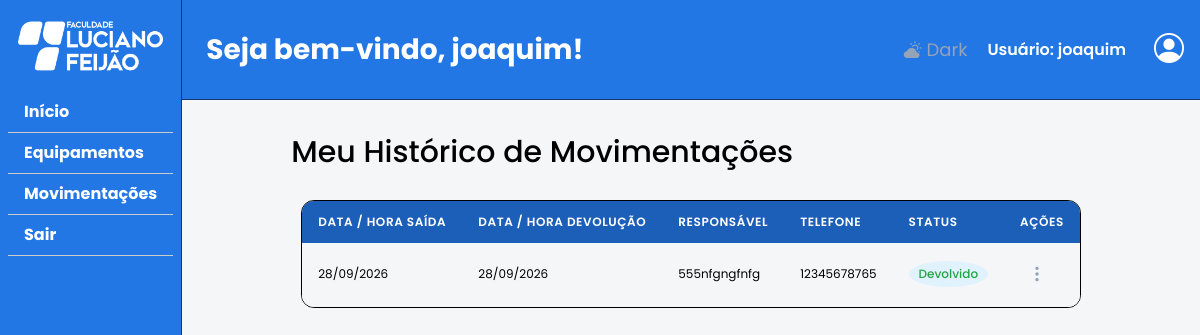
/user_historico (signed in), run on the app's committed database.
### tables this page shows
CREATE TABLE "emprestimos" (
	"id_emprestimo"	INTEGER,
	"responsavel"	TEXT NOT NULL,
	"data_saida"	TEXT NOT NULL,
	"data_devolucao"	TEXT,
	"id_periferico"	INTEGER NOT NULL,
	"tel_responsavel"	TEXT NOT NULL,
	"id_usuario"	INTEGER NOT NULL,
	"observacao"	TEXT,
	"devolvido"	INTEGER DEFAULT 0 CHECK("devolvido" IN (0, 1)),
	PRIMARY KEY("id_emprestimo" AUTOINCREMENT),
	FOREIGN KEY("id_periferico") REFERENCES "perifericos"("id_periferico"),
	FOREIGN KEY("id_usuario") REFERENCES "usuario"("id_usuario")
);

### routes/user_historico.py (the view)
@user_historico.route('/user_historico', methods = ['GET','POST'])
def historico():
    if not session.get("usuario_email"):
        return redirect('/login')
    if request.method == 'GET':
        conexao = conectar_banco()
        cursor = conexao.cursor()
        id_usuario = session.get("usuario_id")
        cursor.execute("SELECT * FROM emprestimos WHERE id_usuario = ?", (id_usuario,))
        emprestimos = cursor.fetchall()
        conexao.close()
        return render_template("historico.html", emprestimos = emprestimos)

### banco.py (called while the page is built)
def conectar_banco():
    conexao = sqlite3.connect(CAMINHO_BANCO)
    return conexao

### templates/historico.html (shortened to what this page needs)
{% extends "base_app.html" %}
{% from "_macros.html" import badge_movimentacao %}
{% block conteudo %}
<section class="main-content">
    <h2>Meu Histórico de Movimentações</h2>
    <div class="tabela-container">
        <table>
            <thead>
                <tr>
                    <th>Data / Hora Saída</th>
                    <th>Data / Hora Devolução</th>
                    <th>Responsável</th>
                    <th>Telefone</th>
                    <th>Status</th>
                    <th>Ações</th>
                </tr>
            </thead>
            <tbody>
                {% for emprestimo in emprestimos %}
                    <tr data-responsavel="{{ emprestimo[1] }}" data-saida="{{ emprestimo[2] }}"
                        data-devolucao="{{ emprestimo[3] if emprestimo[3] else 'Ainda não devolvido' }}"
                        data-tel="{{ emprestimo[5] if emprestimo[5] else 'Não informado' }}"
                        data-obs="{{ emprestimo[7] if emprestimo[7] else 'Sem observações' }}"
                        data-situacao="{{ 'Devolvido' if emprestimo[8] == 1 else 'Pendente' }}">
                        <td>{{ emprestimo[2] }}</td>
                        <td>{{ emprestimo[3] if emprestimo[3] else '-' }}</td>
                        <td>{{ emprestimo[1] }}</td>
                        <td>{{ emprestimo[5] if emprestimo[5] else '-' }}</td>
                        <td>{{ badge_movimentacao(emprestimo[8]) }}</td>
                        <td>
                            <div class="dropdown">
                                <button type="button" class="btn-acoes" data-bs-toggle="dropdown" data-bs-strategy="fixed" aria-expanded="false" aria-label="Ações do registro"><i class="bi bi-three-dots-vertical"></i></button>
                            </div>
                        </td>
                    </tr>
                {% else %}
                    <tr>
                        <td colspan="6" class="text-center p-4">Nenhum histórico de empréstimo encontrado para este usuário.</td>
                    </tr>
                {% endfor %}
            </tbody>
        </table>
    </div>
</section>
{% endblock %}

### templates/base_app.html (shortened to what this page needs)
<!DOCTYPE html>
<html lang="pt-br">
<head>
    <link href="https://cdn.jsdelivr.net/npm/bootstrap@5.3.8/dist/css/bootstrap.min.css" rel="stylesheet">
    <link rel="stylesheet" href="https://cdn.jsdelivr.net/npm/bootstrap-icons@1.11.3/font/bootstrap-icons.min.css">
    <link rel="stylesheet" href="{{ url_for('static', filename='css/variables.css') }}">
    <link rel="stylesheet" href="{{ url_for('static', filename='css/base.css') }}">
    <link rel="stylesheet" href="{{ url_for('static', filename='css/app.css') }}">
    <link rel="stylesheet" href="{{ url_for('static', filename='css/animacoes.css') }}">
</head>
<body class="pagina-app pagina-white w-100">
    <div class="d-flex app-layout">
        <nav class="p-2 sidebar" aria-label="Menu principal">
            <ul class="nav flex-column">
                <li class="nav-item mb-3 d-flex justify-content-center">
                    <a href="{{ url_for('dashboard.dashboard') }}"><img class="mt-2 logo-sidebar" src="{{ url_for('static', filename='img/Marca-FLF-2022-Todo-Branco.png') }}" alt="Faculdade Luciano Feijão - ir para o Início"></a>
                </li>
                <li class="nav-item sidebar-li">
                    <a class="nav-link text-white" href="{{ url_for('dashboard.dashboard') }}">Início</a>
                </li>
                <li class="nav-item sidebar-li">
                    <a class="nav-link text-white" href="{{ url_for('equipamentos.equipamentos') }}">Equipamentos</a>
                </li>
                <li class="nav-item sidebar-li">
                    <a class="nav-link text-white" href="{{ url_for('verifica_emprestimos.verificar_emprestimos') }}">Movimentações</a>
                </li>
                <li class="nav-item sidebar-li">
                    <form action="{{ url_for('logout.logout') }}" method="POST" class="form-sair"
                          data-confirmar="Deseja realmente sair da sua conta?" data-confirmar-titulo="Sair da conta" data-confirmar-botao="Sair">
                        <button type="submit" class="nav-link text-white btn-nav">Sair</button>
                    </form>
                </li>
            </ul>
        </nav>
        <div class="w-100 app-content">
            <header>
                <h3 class="fw-bold p-4 text-white">Seja bem-vindo, {{ session.get('usuario_name') }}!</h3>
                <div class="part-header">
                    <button class="btn-acoes" id="btn-mudar-tema" aria-label="Mudar tema do site">
                    </button>
                    <p class="text-white">Usuário: {{ session.get('usuario_name') }}</p>
                    <div class="dropdown">
                        <button type="button" class="icon-btn p-3" data-bs-toggle="dropdown" aria-expanded="false" aria-label="Menu do usuário">
                            <i class="bi bi-person-circle" aria-hidden="true"></i>
                        </button>
                    </div>
                </div>
            </header>
            <main class="d-flex justify-content-center gap-4 p-4">
                {% block conteudo %}{% endblock %}
            </main>
        </div>
    </div>
    {% include "_feedback.html" %}
</body>
</html>

### templates/_macros.html (shortened to what this page needs)
{% macro badge_movimentacao(devolvido) -%}
{%- if devolvido == 1 -%}<span class="badge-status status-disponivel">Devolvido</span>{%- else -%}<span class="badge-status status-emuso">Pendente</span>{%- endif -%}
{%- endmacro %}

### templates/_feedback.html (shortened to what this page needs)
<div class="toast-container position-fixed top-0 end-0 p-3" id="toast-area" style="z-index: 1100;">
</div>

### static/css/variables.css (style rules this page uses)
:root { --cor-primaria: #2277E5; --cor-primaria-escura: #1C5FB8; --cor-escura: #10386B; --white-color: #FFFFFF; --black-color: #000000; --gap: 2.5rem; --gap-min: 1rem; --container-max: 120rem; --radius: 0.8rem; --shadow: 0 4px 24px rgba(0, 0, 0, 0.20); --shadow-md: 0 8px 32px rgba(0, 0, 0, 0.24); --cor-erro: #dc3545; }

### static/css/base.css (style rules this page uses)
body { font-family: "Poppins", sans-serif; color: var(--black-color); background-size: cover; }

### static/css/app.css (style rules this page uses)
html { overflow-x: hidden; }
body.pagina-app { display: flex; flex-direction: column; width: 100%; max-width: 100%; overflow-x: clip; }
.btn-acoes i, .btn-acoes { transition: color 0.5s ease, background-color 0.5s ease, opacity 0.2s ease; }
html.pagina-white { color: var(--black-color); background-color: #f4f6f8; --nav-color: var(--black-color); --cor-navegacao: var(--cor-primaria); --theme-border-alt: #767676; --ballon-red: #960000;; --ballon-green: #24a344; --ballon-yellow: goldenrod; --ballon-blue: #033b77; }
html.pagina-white body { --theme-background: #f4f6f8; --theme-border: #19191a; background-color: #f4f6f8; color: var(--black-color); }
input, select,.form-control, .form-select, .form-check-input, .seletor-icones__previa, td { background-color: var(--theme-background); color: var(--nav-color); }
.pagina-app p { font-size: 16px; font-weight: 600; margin-bottom: 0; }
.app-layout { min-height: 100vh; min-height: 100dvh; }
.sidebar { flex: 0 0 auto; align-self: flex-start; position: sticky; top: 0; height: 100vh; height: 100dvh; overflow-y: auto; background-color: var(--cor-navegacao); border-right: 1px solid var(--cor-escura); color: #fff; }
.sidebar .logo-sidebar { height: 60px; }
.sidebar a, .sidebar .btn-nav { display: block; font-weight: bold; transition: 0.2s; }
.sidebar-li { border-bottom: 1px solid #ccc; }
.sidebar .form-sair { margin: 0; }
.sidebar .btn-nav { width: 100%; text-align: left; border-radius: 0; background: transparent; border: 0; margin: 0; }
.app-content, .main-content { min-width: 0; }
.main-content { max-width: var(--container-max); margin: auto; }
.main-content > h2 { font-size: 30px; padding: 10px; }
.app-content > header { background-color: var(--cor-navegacao); color: var(--black-color); min-height: 100px; width: 100%; display: flex; flex-wrap: wrap; align-items: center; justify-content: space-between; border-bottom: 0.1px solid var(--cor-escura); }
.app-content > header h3 { margin: 0; }
.part-header { display: flex; align-items: center; gap: 12px; }
.icon-btn { display: flex; align-items: center; justify-content: center; height: 50px; background: transparent; border: none; color: #fff; font-size: 30px; cursor: pointer; }
.btn-acoes { background: transparent; border: none; color: #94a3b8; font-size: 18px; padding: 10px 8px; border-radius: 6px; line-height: 1; }
.tabela-container { max-width: 100%; margin: 20px; border-radius: var(--radius); border: 1px solid var(--black-color); overflow-x: auto; }
.tabela-container table { width: 100%; text-align: left; font-size: 12px; box-shadow: var(--shadow); }
.tabela-container thead { background-color: var(--cor-primaria-escura); color: var(--white-color); font-weight: bold; }
.tabela-container th { padding: 12px 16px; font-weight: 600; text-transform: uppercase; font-size: 12px; letter-spacing: 0.05em; }
.tabela-container td { padding: 12px 16px; vertical-align: middle; }
.tabela-container tbody tr { border-bottom: 1px solid #f1f5f9; transition: background-color 0.2s ease; }
.badge-status { display: inline-block; padding: 4px 10px; border-radius: 100%; font-size: 12px; font-weight: 500; }
.status-disponivel { background-color: #e0f2fe; color: #24a344; }
.tabela-container { overflow-x: auto; }

### static/css/animacoes.css (style rules this page uses)
.app-content > main { animation: fade-in 0.35s ease-out; }

### data on the page
emprestimos: data_saida "28/09/2026", data_devolucao "28/09/2026", responsavel "555nfgngfnfg", tel_responsavel "12345678765"

### other printed values
{{ session.get('usuario_name') }} "joaquim"
